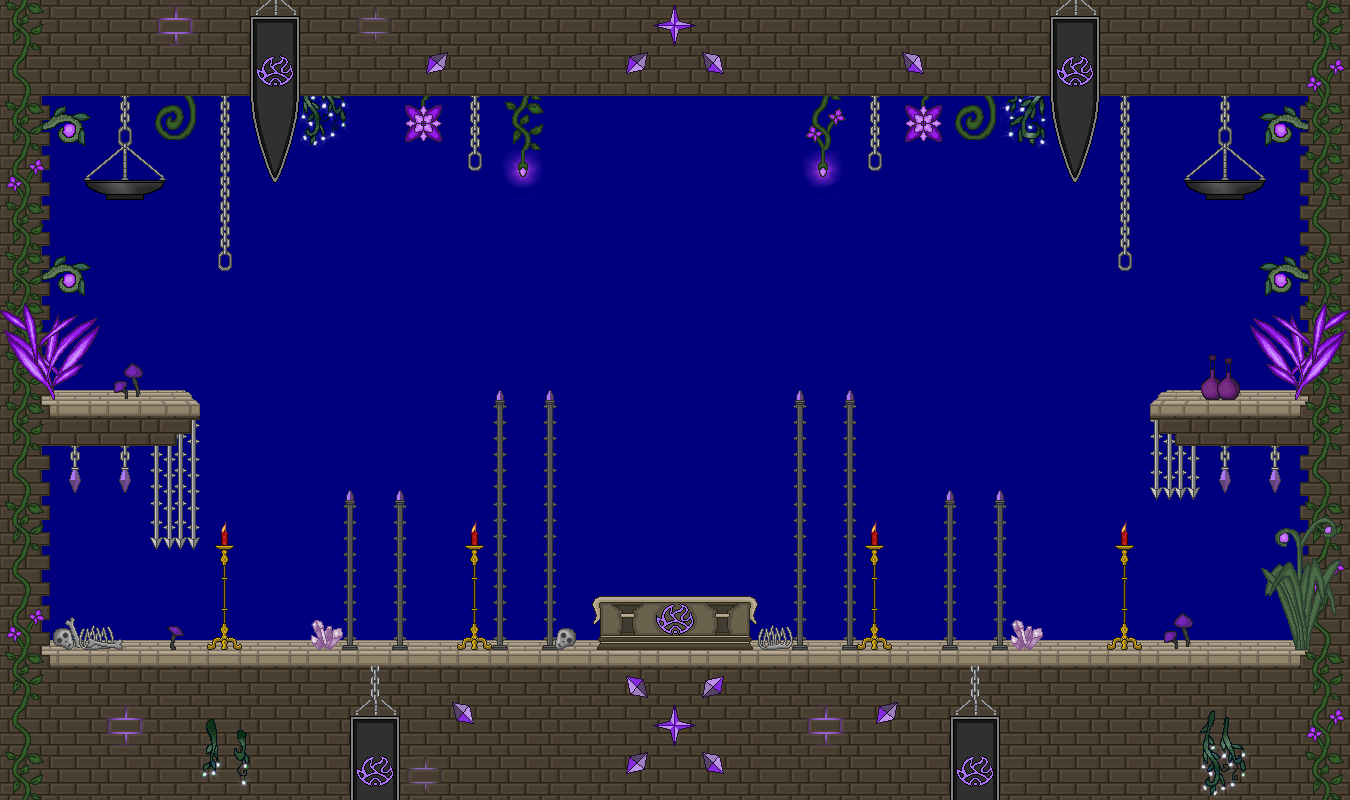

Tiled map render using the project's own tile images. Description and the map definition, with tile-layer contents summarised, below:
An orthogonal 27x16 tile map with 50x50 px tiles, 6 tile layers (BG 1, BG 2, BG 3, BG 4, ...), 1 hidden layer not drawn, 4 tilesets and 29 objects.

<map version="1.2" tiledversion="1.2.5" orientation="orthogonal" renderorder="right-down" width="27" height="16" tilewidth="50" tileheight="50" infinite="0" backgroundcolor="#00007f" nextlayerid="12" nextobjectid="233">
 <properties>
  <property name="backgroundlayers" value="-1.0,res/level/boss_velius/layer_inf.png" />
  <property name="bosslevel" value="res/level/boss_velius/boss_velius.lua" />
  <property name="dimming" value="0.5" />
  <property name="tilesetpath" value="res/level/boss_velius/tileset_level_boss_velius.png" />
 </properties>
 <tileset firstgid="1" name="tileset_level_boss_velius" tilewidth="50" tileheight="50" spacing="2" margin="1" tilecount="784" columns="28">
  <image source="tileset_level_boss_velius.png" width="1500" height="1500" />
  <tile id="95">
   <properties>
    <property name="light" value="40,30,100,150,0.5" />
   </properties>
   <objectgroup draworder="index" />
   <animation>
    <frame tileid="95" duration="100" />
    <frame tileid="123" duration="100" />
    <frame tileid="151" duration="100" />
   </animation>
  </tile>
  <tile id="96">
   <properties>
    <property name="light" value="10,25,100,150,0.6" />
   </properties>
   <objectgroup draworder="index" />
   <animation>
    <frame tileid="96" duration="100" />
    <frame tileid="124" duration="100" />
    <frame tileid="152" duration="100" />
   </animation>
  </tile>
  <tile id="153">
   <properties>
    <property name="light" value="25,25,100,150,0.8" />
   </properties>
  </tile>
  <tile id="158">
   <properties>
    <property name="light" value="25,30,100,150,0.8" />
   </properties>
   <objectgroup draworder="index" />
  </tile>
  <tile id="229">
   <properties>
    <property name="light" value="25,25,100,100,0.3" />
   </properties>
  </tile>
  <tile id="233">
   <properties>
    <property name="light" value="25,25,100,100,0.3" />
   </properties>
  </tile>
  <tile id="260">
   <properties>
    <property name="light" value="25,30,100,150,1.0" />
   </properties>
   <objectgroup draworder="index" />
  </tile>
  <tile id="261">
   <properties>
    <property name="light" value="25,30,100,100,0.6" />
   </properties>
   <objectgroup draworder="index" />
  </tile>
  <tile id="289">
   <properties>
    <property name="light" value="25,30,100,100,0.6" />
   </properties>
   <objectgroup draworder="index" />
  </tile>
  <tile id="314">
   <properties>
    <property name="light" value="25,25,100,100,0.5" />
   </properties>
  </tile>
  <tile id="315">
   <properties>
    <property name="light" value="25,25,100,100,0.2" />
   </properties>
  </tile>
  <tile id="316">
   <properties>
    <property name="light" value="50,25,100,100,0.4" />
   </properties>
  </tile>
  <tile id="345">
   <properties>
    <property name="light" value="25,25,150,150,0.8" />
   </properties>
  </tile>
  <tile id="346">
   <properties>
    <property name="light" value="25,25,100,150,0.6" />
   </properties>
   <objectgroup draworder="index" />
  </tile>
  <tile id="423">
   <properties>
    <property name="light" value="35,35,100,100,0.5" />
   </properties>
  </tile>
  <tile id="424">
   <properties>
    <property name="light" value="30,30,100,100,0.5" />
   </properties>
  </tile>
  <tile id="439">
   <properties>
    <property name="light" value="50,50,50,50,1.0" />
   </properties>
   <objectgroup draworder="index" />
  </tile>
  <tile id="440">
   <properties>
    <property name="light" value="50,50,50,50,1.0" />
   </properties>
   <objectgroup draworder="index" />
  </tile>
  <tile id="442">
   <properties>
    <property name="light" value="40,30,100,150,0.5" />
   </properties>
   <objectgroup draworder="index" />
   <animation>
    <frame tileid="442" duration="100" />
    <frame tileid="470" duration="100" />
    <frame tileid="498" duration="100" />
   </animation>
  </tile>
  <tile id="520">
   <properties>
    <property name="light" value="25,30,100,150,0.8" />
   </properties>
   <objectgroup draworder="index" />
   <animation>
    <frame tileid="520" duration="100" />
    <frame tileid="548" duration="100" />
    <frame tileid="576" duration="100" />
   </animation>
  </tile>
  <tile id="563">
   <properties>
    <property name="light" value="30,20,150,150,0.9" />
   </properties>
   <objectgroup draworder="index" />
  </tile>
  <tile id="566">
   <properties>
    <property name="light" value="30,30,100,100,0.9" />
   </properties>
   <objectgroup draworder="index" />
  </tile>
  <tile id="595">
   <properties>
    <property name="light" value="20,30,100,100,0.9" />
   </properties>
   <objectgroup draworder="index" />
  </tile>
  <tile id="618">
   <properties>
    <property name="light" value="25,20,60,70,0.5" />
   </properties>
   <objectgroup draworder="index" />
  </tile>
  <tile id="622">
   <properties>
    <property name="light" value="30,20,150,150,0.9" />
   </properties>
   <objectgroup draworder="index" />
  </tile>
  <tile id="623">
   <properties>
    <property name="light" value="20,45,100,150,0.9" />
   </properties>
   <objectgroup draworder="index" />
  </tile>
  <tile id="624">
   <properties>
    <property name="light" value="15,40,100,100,0.9" />
   </properties>
   <objectgroup draworder="index" />
  </tile>
 </tileset>
 <tileset firstgid="785" name="tileset_level_dynamic_tiles" tilewidth="50" tileheight="50" spacing="2" margin="1" tilecount="560" columns="40">
  <image source="../../convenience/tilesets/tileset_level_dynamic_tiles.png" width="2080" height="728" />
  <tile id="3">
   <properties>
    <property name="light" value="25,30,50,70,1.0" />
   </properties>
  </tile>
 </tileset>
 <tileset firstgid="1345" name="tileset_enemies" tilewidth="50" tileheight="50" spacing="2" margin="1" tilecount="50" columns="5">
  <image source="../../convenience/tilesets/tileset_enemies.png" width="260" height="520" />
  <tile id="28">
   <properties>
    <property name="gold" value="50" />
   </properties>
  </tile>
 </tileset>
 <tileset firstgid="1395" name="spritesheet_levelitems" tilewidth="50" tileheight="50" tilecount="576" columns="24">
  <image source="../../convenience/tilesets/spritesheet_levelitems.png" width="1200" height="1200" />
 </tileset>
 <layer id="1" name="BG 1" width="27" height="16">
  <data>[432 cells, 238 non-empty, 36 distinct tile ids]</data>
 </layer>
 <layer id="2" name="BG 2" width="27" height="16">
  <data>[432 cells, 99 non-empty, 18 distinct tile ids]</data>
 </layer>
 <layer id="3" name="BG 3" width="27" height="16">
  <data>[432 cells, 32 non-empty, 20 distinct tile ids]</data>
 </layer>
 <layer id="4" name="BG 4" width="27" height="16">
  <data>[432 cells, 32 non-empty, 2 distinct tile ids]</data>
 </layer>
 <layer id="5" name="LFG 1" width="27" height="16">
  <data>[432 cells, 54 non-empty, 14 distinct tile ids]</data>
 </layer>
 <layer id="6" name="LFG 2" width="27" height="16">
  <data>[432 cells, 42 non-empty, 26 distinct tile ids]</data>
 </layer>
 <layer id="7" name="collidable" width="27" height="16" visible="0">
  <data>[432 cells, 169 non-empty, 1 distinct tile ids]</data>
 </layer>
 <objectgroup id="8" name="dynamic">
  <object id="131" gid="816" x="650" y="150" width="50" height="50">
   <properties>
    <property name="angle" value="180" />
   </properties>
  </object>
  <object id="135" gid="856" x="750" y="150" width="50" height="50">
   <properties>
    <property name="angle" value="270" />
    <property name="locked" value="" />
   </properties>
  </object>
  <object id="137" gid="816" x="262.5" y="600" width="50" height="50" />
  <object id="138" gid="816" x="950" y="200" width="50" height="50" />
  <object id="140" gid="816" x="350" y="200" width="50" height="50" />
  </objectgroup>
 <objectgroup id="9" name="light" visible="0">
  <!-- 1 objects omitted --></objectgroup>
 <objectgroup id="10" name="trigger" />
 <objectgroup id="11" name="enemy">
  <!-- 4 objects omitted --></objectgroup>
</map>
<!-- 24 of 29 objects omitted -->
